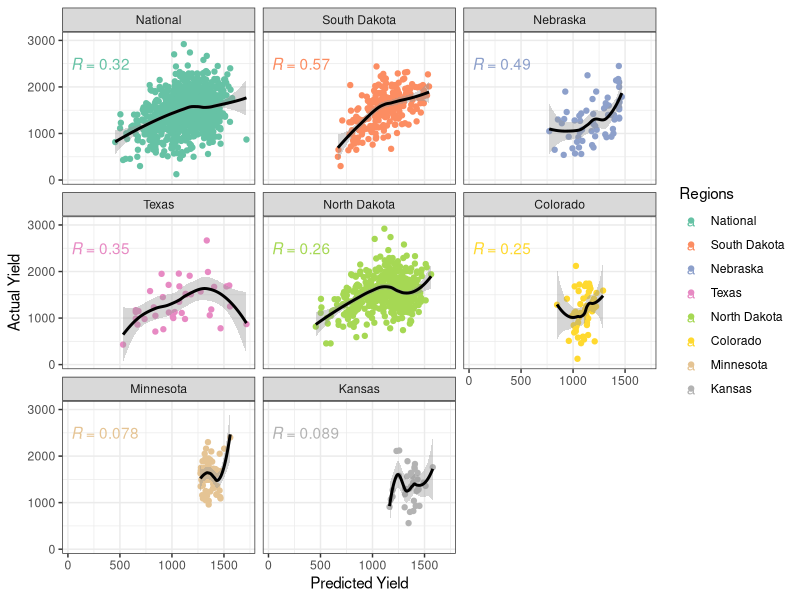

This chart was generated by the following R code: (Note: this script raises an error after producing the figure.)


rm(list = ls())

packages <- c("here","tidyverse","ggpubr","stringi")

lapply(packages, require,character.only=T)


#### Loading the files which contain the test errors ##

Errors_test <- read.csv(here::here("Processed_Datasets",
                              "Errors.csv")) %>% 
                                            filter(Dataset == "Test") 


Pred_versus_actual_state <- Errors_test %>% 
                                select(State,Predictions,Yield,Year) 


Pred_versus_actual_state_National <- Pred_versus_actual_state

#replace multiple patterns in name column
Pred_versus_actual_state_National$State <- stri_replace_all_regex(Pred_versus_actual_state_National$State,
                                                      pattern=c('CO', 'KS', 'TX',
                                                                'NE','ND','SD',
                                                                'MN'),
                                          replacement=c('National','National',
                                                        'National','National',
                                                        'National','National',
                                                        'National'),
                                                         vectorize=FALSE)

National_and_state_pred_versus_actual <- rbind(Pred_versus_actual_state_National,
                                               Pred_versus_actual_state) 

National_and_state_pred_versus_actual <- National_and_state_pred_versus_actual %>% 
                                          mutate(State = case_when(str_detect(State,
                                                                                "CO") ~ 
                                                                       "Colorado",
                                                                     str_detect(State,
                                                                                "KS") ~ 
                                                                       "Kansas",
                                                                     str_detect(State,
                                                                                "MN") ~ 
                                                                       "Minnesota",
                                                                     str_detect(State,
                                                                                "ND") ~ 
                                                                       "North Dakota",
                                                                     str_detect(State,
                                                                                "NE") ~
                                                                       "Nebraska",
                                                                     str_detect(State,
                                                                                "SD") ~
                                                                       "South Dakota",
                                                                   str_detect(State,
                                                                              "TX") ~
                                                                     "Texas",
                                                                   str_detect(State,
                                                                              "National") ~
                                                                     "National"))

National_and_state_pred_versus_actual$State <- factor(National_and_state_pred_versus_actual$State,
                                                      levels = c("National",
                                                                 "South Dakota",
                                                                 "Nebraska",
                                                                 "Texas",
                                                                 "North Dakota",
                                                                 "Colorado",
                                                                 "Minnesota",
                                                                 "Kansas"))


#### Plotting the prediction versus actual ### 

National_and_state_pred_versus_actual %>% 
  ggplot(aes(x= Predictions,
             y= Yield,
             group=State,
             color=State)) +
  geom_point() +
  geom_smooth(color = 'black') +
  stat_cor(aes(label = ..r.label..),
           label.x=30, label.y=2500)+
  scale_color_manual("Regions",
                     values = c("#66C2A5","#FC8D62","#8DA0CB","#E78AC3","#A6D854",
                                "#FFD92F","#E5C494","#B3B3B3")) +
  facet_wrap(~State) +
  labs(x = "Predicted Yield",
       y="Actual Yield") +
  theme(text = element_text(size = 10)) +
  theme_bw()


ggsave("Figure 4.svg")

